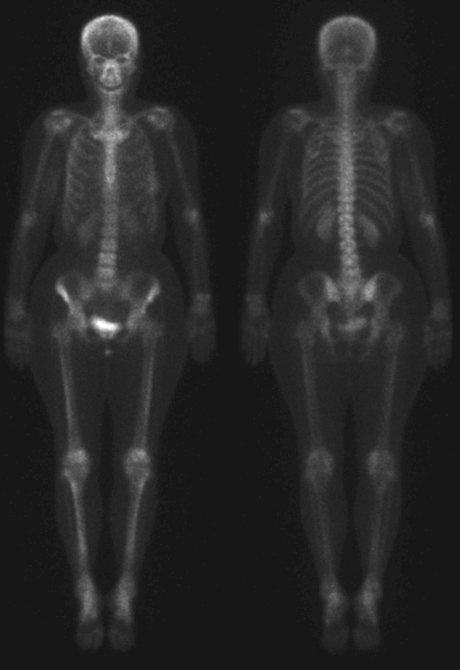
#> input picture work/images/bone-scan.png, 460 x 670 px, found by its file name
$ jupyter execute work3.ipynb   (older library calls are emulated)
#> lines starting #> are read from the running program, lines starting #| are printed output that depends on the picture; after the words box and inside, x2 and y2 are one past the last pixel; in counts of white or black regions, pixels touching at a corner belong together
[cell 1]
import numpy as np
import cv2
import os
from torchvision import transforms
import glob
import  matplotlib.pyplot as plt

# 图像的二阶微分

img = cv2.imread('bone-scan.png')
#> img is the input picture: shape (670, 460, 3); min 23, max 255, mean 38.7

laplace_kernel = np.array([[-1,-1,-1],
                           [-1,8,-1],
                           [-1,-1,-1]])

laplace_kernel_2 = np.array([[0,-1,0],
                           [-1,4,-1],
                           [0,-1,0]])
# 拉普拉斯滤波
img_laplace = cv2.filter2D(src=img,ddepth=-1,kernel=laplace_kernel)
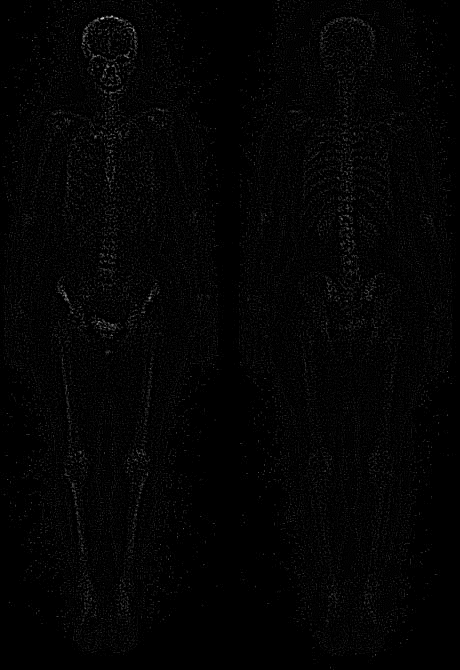
#> img_laplace: shape (670, 460, 3); min 0, max 204, mean 3.8
img_enhance = img+0.2*img_laplace
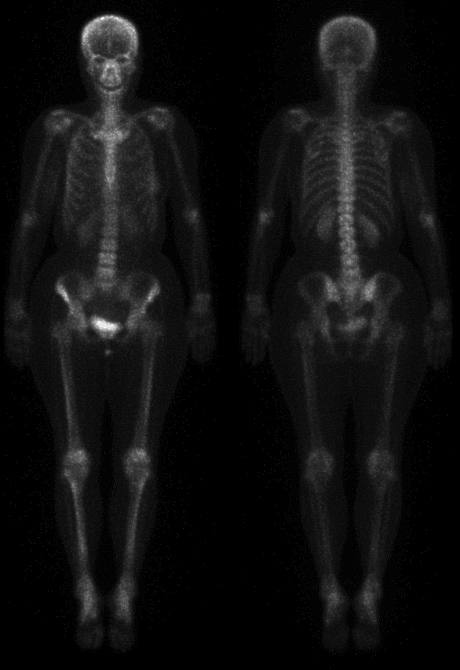
#> img_enhance: shape (670, 460, 3) float64; min 23, max 278.4, mean 39.5; drawn with min black and max white
# 区间限定
img_enhance[img_enhance>255]=255
#> img_enhance: shape (670, 460, 3) float64; 0.02% of pixels changed, all inside (x1, y1, x2, y2) = (97, 18, 118, 329)
img_enhance[img_enhance<0]=0
cv2.normalize(img_laplace,None,0.0,1.0,cv2.NORM_MINMAX,dtype=cv2.CV_32F)
cv2.normalize(img_enhance,None,0.0,1.0,cv2.NORM_MINMAX,dtype=cv2.CV_32F)

# sobel 处理
img_sobel = cv2.Sobel(img,cv2.CV_64F,1,1,ksize=3)
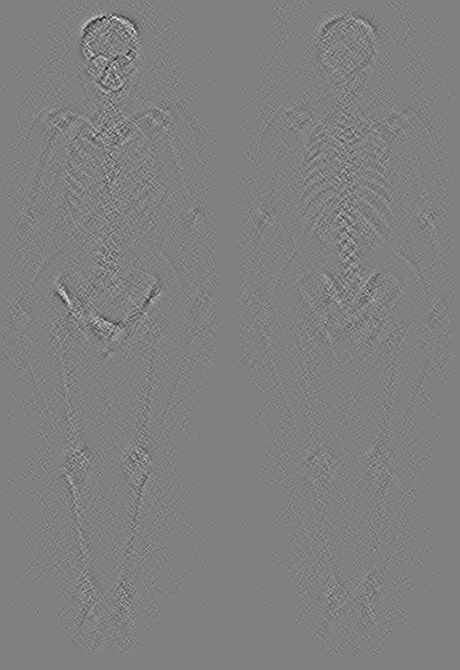
#> img_sobel: shape (670, 460, 3) float64; min -66, max 65, mean 0; drawn with min black and max white
# 5*5 均值滤波
img_blur=cv2.blur(img_sobel,(5,5))
# 图像相加
img_add = img+img_laplace
# 图像相乘
img_multi = img_add * img_blur
# 图像累加
img_add2 = img+img_multi
def gamma_transformation(input_image, c, gamma):
#> called with c = 1, gamma = 1.2
    input_image_cp = np.copy(input_image)  # 输入图像的副本
    output_imgae = c * np.power(input_image_cp, gamma) # 输出图像
    return output_imgae
# gamma 图像
img_gamm = gamma_transformation(img_add,1,1.2)
# 防止溢出
img_gamm[img_gamm>255]=255
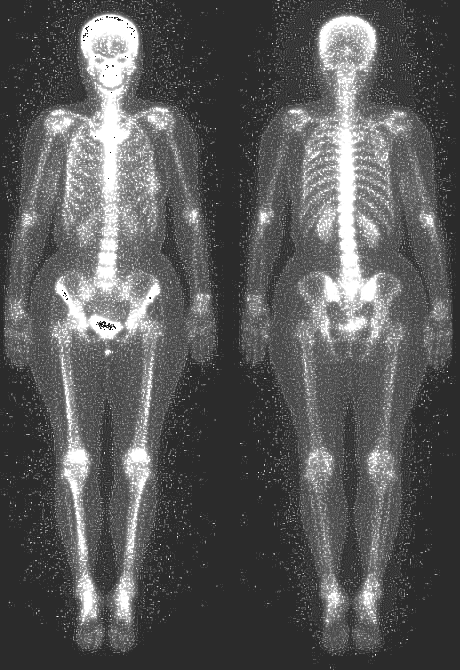
#> img_gamm: shape (670, 460, 3) float64; min 0, max 255, mean 89
img_gamm[img_gamm<0]=0
img_list = [img,img_enhance,img_laplace,img_add,img_sobel,img_blur,img_multi,img_add2,img_gamm]
img_title = ['origional image','enhance image','laplace image','image add','sobel image','blur image','multi image','add2 image','gamma image']

def draw_image(row,col,img_list,title_list):
#> called with row = 3, col = 3
    plt.figure(figsize=(10,10))
    for i in range(col*row):
        plt.subplot(row,col,i+1)
        plt.imshow(img_list[i].astype(np.uint8))
        plt.title(title_list[i],fontsize=16)
        plt.xticks([]),plt.yticks([])
draw_image(3,3,img_list,img_title)
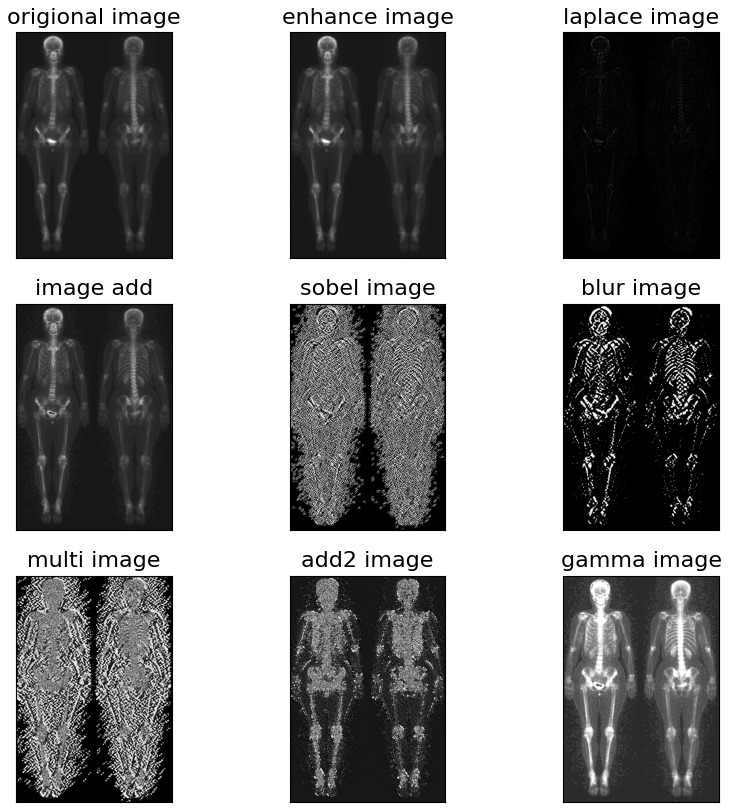
#> figure drawn by matplotlib, 9 panels
